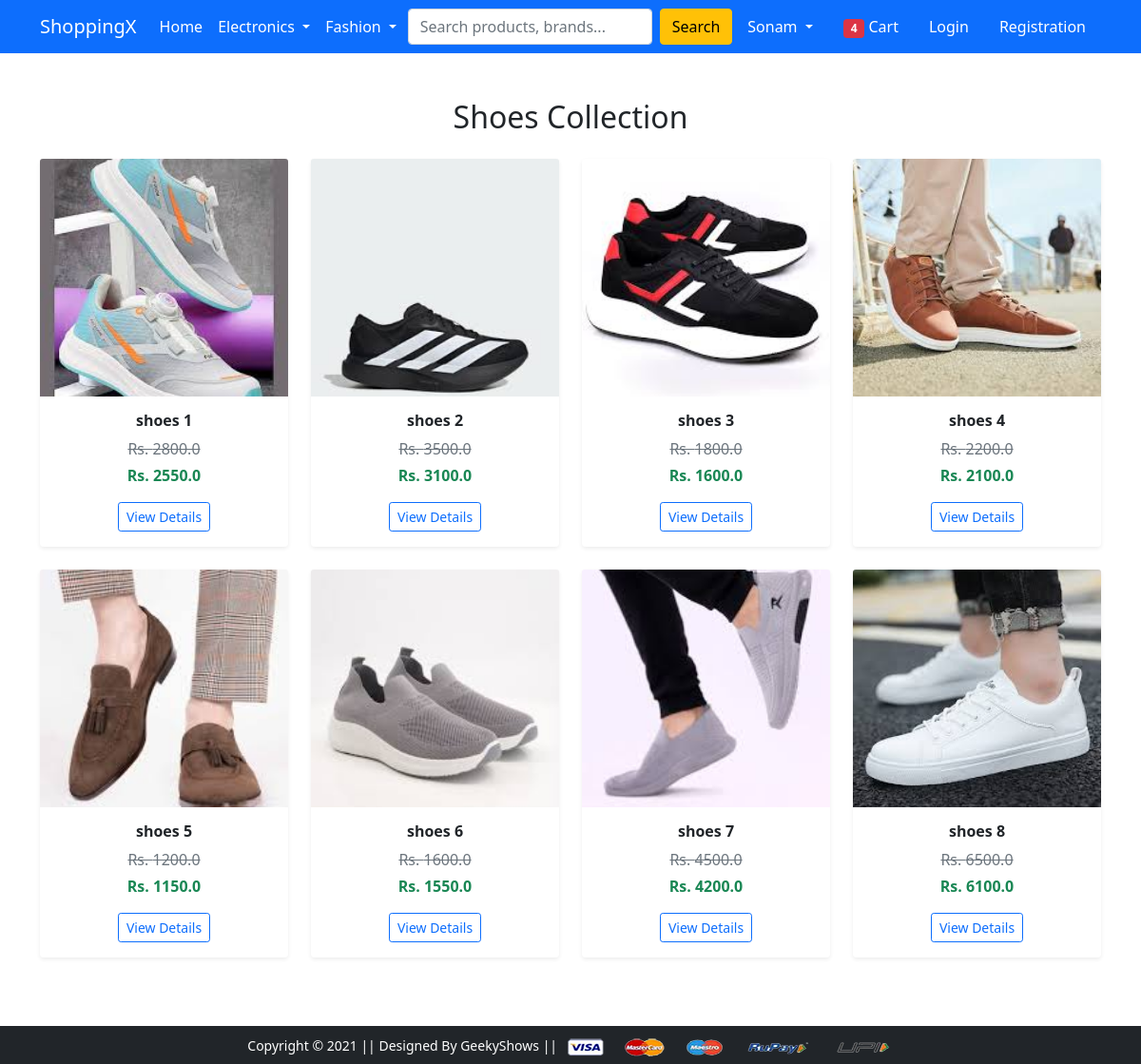
Before: /shoes/ with the older database file.
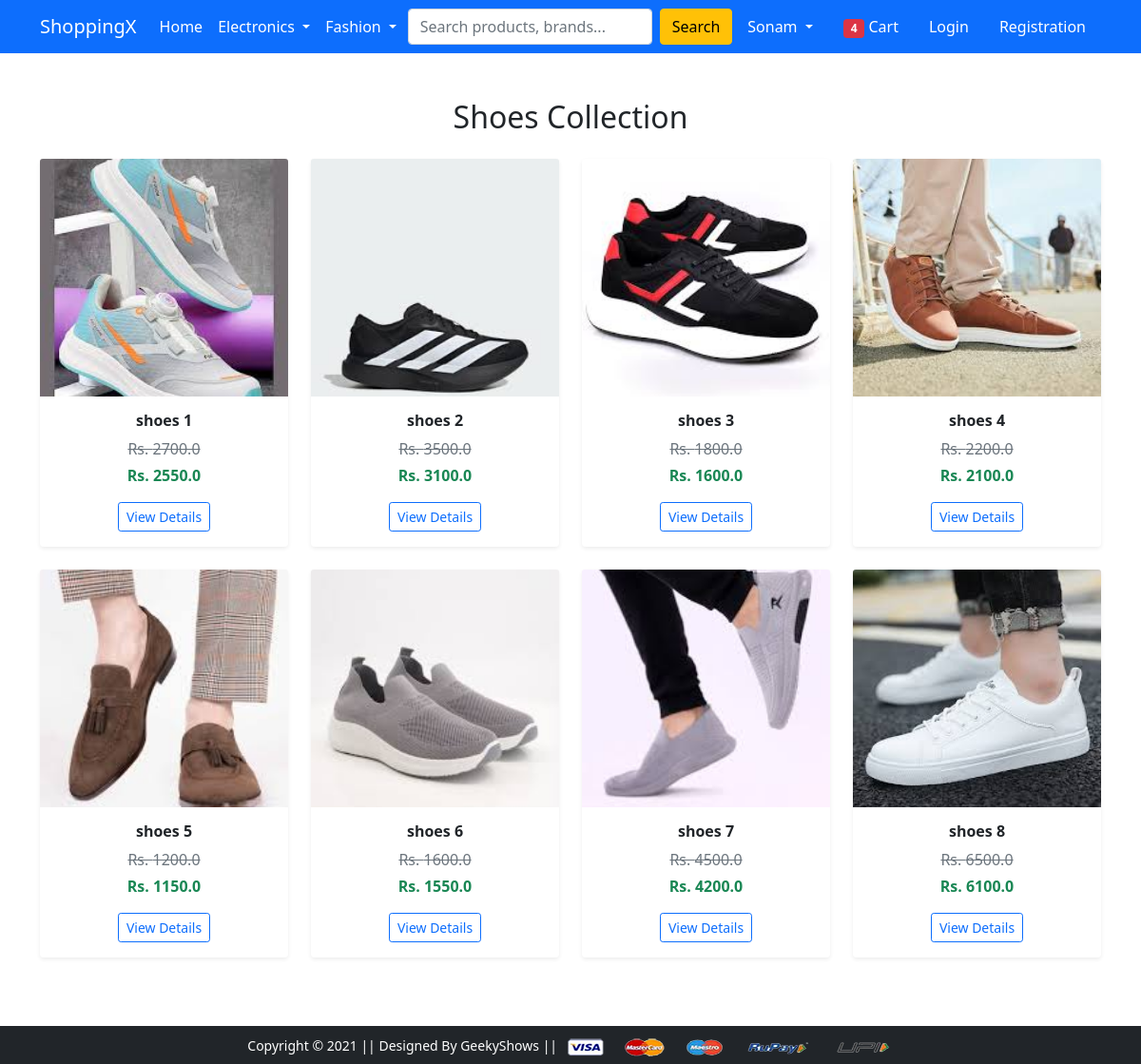
After: the same page with the newer database file.
### app/models.py (models this page shows, shortened)
class Product(models.Model):
    title = models.CharField(max_length=100)
    selling_price = models.FloatField()
    discounted_price = models.FloatField()
    description = models.TextField()
    brand = models.CharField(max_length=100)
    category = models.CharField(choices=CATEGORY_CHOICES, max_length=2)
    product_image = models.ImageField(upload_to='productimg')

### app/views.py (the view)
# urls.py: path('shoes/', views.shoes, name='shoes'),
def shoes(request, data=None):
    if data is None:
        shoes = Product.objects.filter(category='S')  # All shoes
    elif data.upper() in ['KNCHDE', 'MYNOT']:  # Match your brands here
        shoes = Product.objects.filter(category='S', brand=data)
    elif data == 'below':
        shoes = Product.objects.filter(category='S', discounted_price__lt=2500)
    elif data == 'above':
        shoes = Product.objects.filter(category='S', discounted_price__gt=3000)
    else:
        shoes = Product.objects.filter(category='S')
    return render(request, 'app/shoes.html', {'shoes': shoes})

### app/templates/app/shoes.html (shortened to what this page needs)
{% extends 'app/base.html' %}
{% load static %}
{% block main-content %}
<div class="container my-5">
  <h2 class="text-center mb-4">Shoes Collection</h2>
  <div class="row">
    {% for s in shoes %}
    <div class="col-md-3 col-sm-6 mb-4">
      <div class="card shadow-sm border-0">
        <a href="{% url 'product-detail' s.id %}">
          <img src="{{ s.product_image.url }}" class="card-img-top" alt="{{ s.title }}" style="height: 250px; object-fit: cover;">
        </a>
        <div class="card-body text-center">
          <h6 class="fw-bold">{{ s.title }}</h6>
          <p class="text-muted mb-1">
            <del>Rs. {{ s.selling_price }}</del>
          </p>
          <p class="fw-bold text-success">Rs. {{ s.discounted_price }}</p>
          <a href="{% url 'product-detail' s.id %}" class="btn btn-outline-primary btn-sm">View Details</a>
        </div>
      </div>
    </div>
    {% empty %}
    <p class="text-center text-muted">No shoes available at the moment.</p>
    {% endfor %}
  </div>
</div>
{% endblock main-content %}

Changed rows visible on the page:
changed Product "shoes 1": selling_price "2800.0" → "2700.0"
